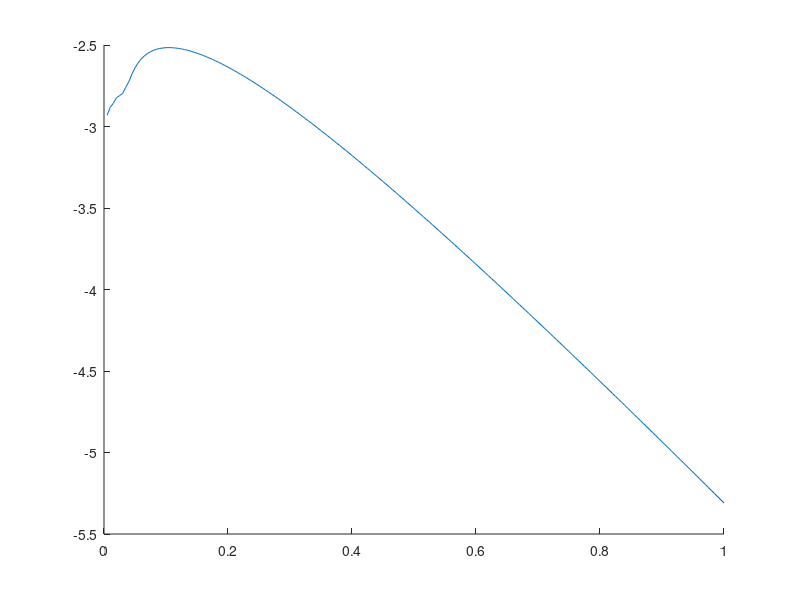

Recreate this plot in MATLAB. (Note: this script raises an error after producing the figure.)
function page19implicit
%UN is the boundary condition 
%X is the x-axis of the plot
delta_t=0.005;
delta_x=0.1;
X=linspace(0,1,11);
X=X(2:10);
miu=delta_t/delta_x^2;
J=1/delta_x;
%UN is the initial condition vector
matrix=diag((1+2*miu)*ones(1,J-1))+diag(-miu*ones(1,J-2),1)+diag(-miu*ones(1,J-2),-1);
UN=X.*(1-X);
%get a new vector to update value for the time loop
UN1=UN';
%this segment of code is to use explicit method to approximately calculate
%U^n_j
u=UN';
m=linspace(1,1000,1000);
E=[];
for j =1:200
    for i = 1:9
        u(i)=sum(4./((m*pi()).^3).*(1-(-1).^m).*exp(-(m*pi()).^2*delta_t*j).*sin(m*pi()*X(i)));
    end
    UN=matrix\UN1;
    UN1=UN;
    E=[E max(abs(UN-u))];
end
%the next segment of code is to calculate the accurate solution of u
t=linspace(0.005,1,200);
hold on
plot(t,log10(E))
%for the second plot
F=[];
delta_t=0.5*0.05^2;
delta_x=0.05;
miu=delta_t/delta_x^2;
J=1/delta_x;
matrix=diag((1+2*miu)*ones(1,J-1))+diag(-miu*ones(1,J-2),1)+diag(-miu*ones(1,J-2),-1);
X=linspace(0,1,1+1/delta_x);
X=X(2:1/delta_x);
UN=X.*(1-X);
UN1=UN';
u=UN';
for j =1:1/delta_t
    for i = 1:1/delta_x-1
        u(i)=sum(4./((m*pi()).^3).*(1-(-1).^m).*exp(-(m*pi()).^2*delta_t*j).*sin(m*pi()*X(i)));
    end
    UN=matrix\UN1;
    UN1=UN;
    F=[F max(abs(UN-u))];
end
t=linspace(0.005,1,1/delta_t);
plot(t,log10(F))
ylabel('log_{10}E^{n}')
xlabel('t_{n}')